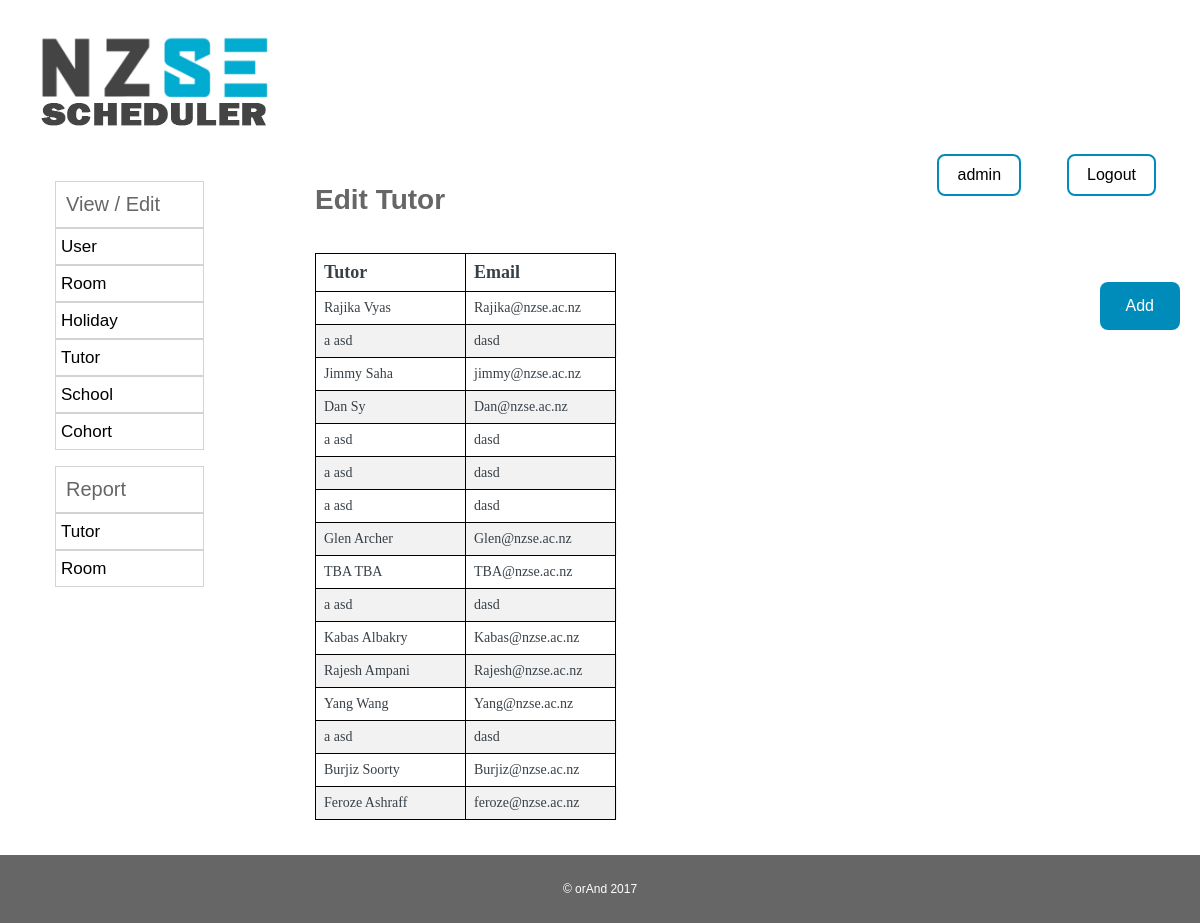
/admin_home/admin_edittutor.php (signed in), run on the app's committed database.
### tables this page shows
CREATE TABLE IF NOT EXISTS `tutor` (
`tutorid` int(40) NOT NULL,
  `firstname` varchar(20) NOT NULL,
  `lastname` varchar(20) NOT NULL,
  `email` varchar(40) NOT NULL
);

### admin_home/admin_edittutor.php (the view, shortened to what this page needs)
<!DOCTYPE html PUBLIC "-//W3C//DTD XHTML 1.0 Strict//EN"
"http://www.w3.org/TR/xhtml1/DTD/xhtml1-strict.dtd">
<html xmlns="http://www.w3.org/1999/xhtml" lang="en" xml:lang="en">
<head>
	<?php include '../php_includes/head_elements.php'; ?>
	<?php include '../php_includes/alertbox.php'; ?>
</head>
<body>
	<div id="tables_refresh">
<div id="page-container">
			<?php include '../php_includes/header.php'; ?>
			<?php include '../php_includes/nav.php'; ?>
			<div class="col-6 col-m-9 content">
				<h1>Edit Tutor</h1>
<br />
<?php include '../php_includes/add.php'; ?>
<div class="tables">
<?php
	include '../php_script/connectDB.php';
	$result = "SELECT h.* FROM tutor h";
		echo "<table id='student_resit' class='border'>
		<thead>
		<tr>
		<th>Tutor</th>
		<th>Email</th>
		</tr>
		</thead>";
		if ($runquery = $conn->query($result))
		{
			while($row = $runquery->fetch_assoc())
			{
				$tutorid = $row['tutorid'];
				echo "<tr value='$tutorid' class='data'>";
				echo "<td>" . $row['firstname'] ." ".$row['lastname']."</td>";
				echo "<td>" . $row['email'] ."</td>";
				echo "</tr>";
			}
		}
		echo "</table>";
		?>
</div>
</div>
</div>
<br><br><br><br><br>
<?php include '../php_includes/footer.php';?>
</div>
</body>
</html>

### css/stickyheader.css (style rules this page uses)
.ccc { background-color:blue; display:none; }

### data on the page
tutor: $tutorid 1 (drawn), firstname "Rajika", lastname "Vyas", email "Rajika@nzse.ac.nz"
tutor: $tutorid 2 (drawn), firstname "a", lastname "asd", email "dasd"
tutor: $tutorid 3 (drawn), firstname "Jimmy", lastname "Saha", email "jimmy@nzse.ac.nz"
tutor: $tutorid 4 (drawn), firstname "Dan", lastname "Sy", email "Dan@nzse.ac.nz"
tutor: $tutorid 5 (drawn), firstname "a", lastname "asd", email "dasd"
tutor: $tutorid 6 (drawn), firstname "a", lastname "asd", email "dasd"
tutor: $tutorid 7 (drawn), firstname "a", lastname "asd", email "dasd"
tutor: $tutorid 8 (drawn), firstname "Glen", lastname "Archer", email "Glen@nzse.ac.nz"
tutor: $tutorid 9 (drawn), firstname "TBA", lastname "TBA", email "TBA@nzse.ac.nz"
tutor: $tutorid 10 (drawn), firstname "a", lastname "asd", email "dasd"
tutor: $tutorid 11 (drawn), firstname "Kabas", lastname "Albakry", email "Kabas@nzse.ac.nz"
tutor: $tutorid 12 (drawn), firstname "Rajesh", lastname "Ampani", email "Rajesh@nzse.ac.nz"
tutor: $tutorid 13 (drawn), firstname "Yang", lastname "Wang", email "Yang@nzse.ac.nz"
tutor: $tutorid 14 (drawn), firstname "a", lastname "asd", email "dasd"
tutor: $tutorid 15 (drawn), firstname "Burjiz", lastname "Soorty", email "Burjiz@nzse.ac.nz"
tutor: $tutorid 16 (drawn), firstname "Feroze", lastname "Ashraff", email "feroze@nzse.ac.nz"

### other printed values
$_SESSION["userid"] "admin"
